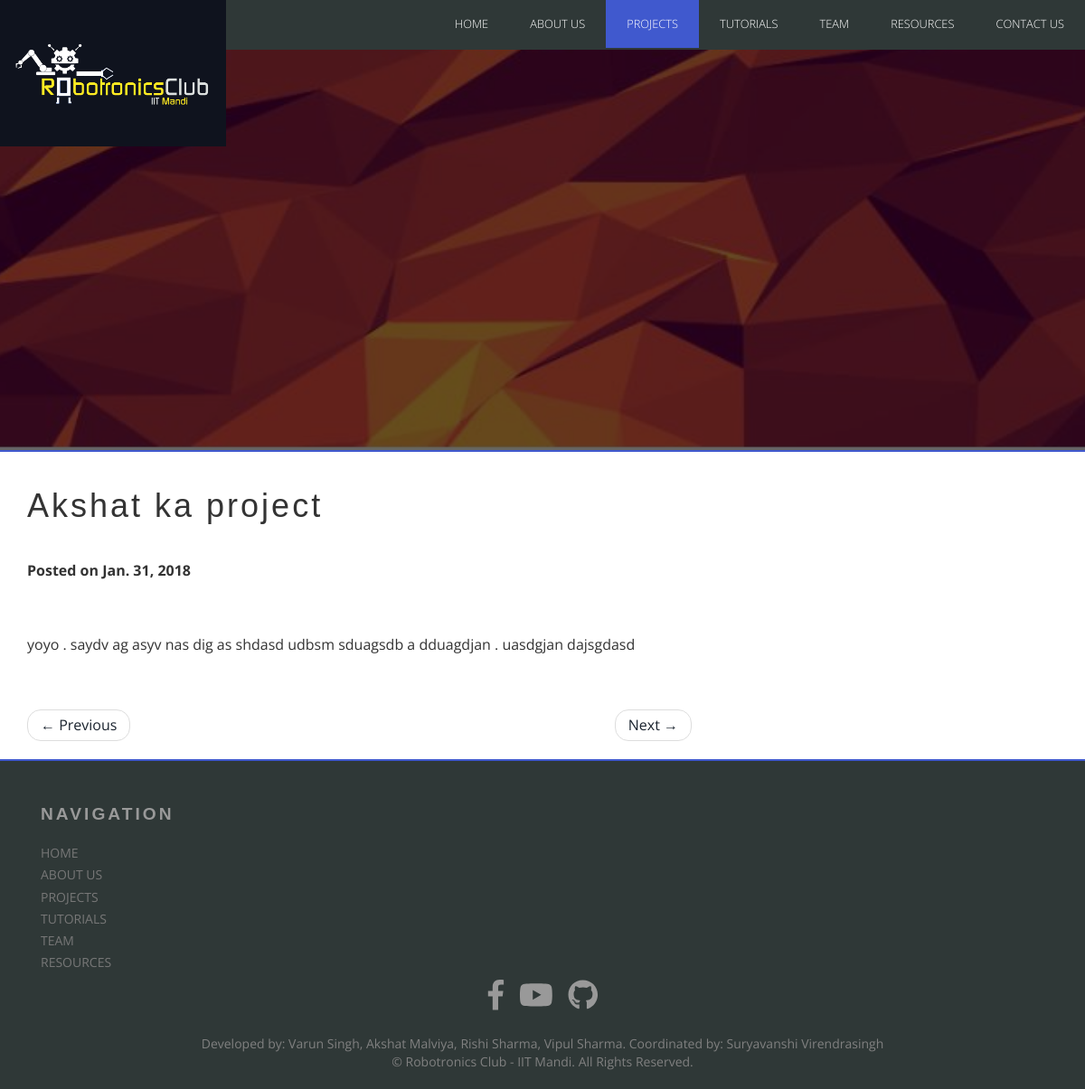
Screenshot of /project/2/ with the database file from the repository.
### robotronics/models.py (models this page shows, shortened)
class Project(models.Model):
    Title = models.CharField(max_length=200)
    text = models.TextField()
    date = models.DateField(default=datetime.date.today)

### robotronics/views.py (the view)
# urls.py: path('project/<int:project_id>/', views.proj, name='proj'),
def proj(request, project_id):
    proj = get_object_or_404(Project, id=project_id)
    previousp = Project.objects.filter(id__lt=project_id).last()
    nextp = Project.objects.filter(id__gt=project_id).first()
    return render(request, 'robotronics/postP.html', {'proj': proj, 'previousp': previousp, 'nextp': nextp})

### robotronics/templates/robotronics/postP.html (shortened to what this page needs)
{% extends 'robotronics/base.html' %}
{% block navbar %}
  <li><a href="{% url 'index' %}" class="scroll">Home</a></li>
  <li><a href="{% url 'about' %}">About Us</a></li>
  <li class="active"><a href="{% url 'project' %}">Projects</a></li>
  <li><a href="{% url 'tutorial' %}">Tutorials</a></li>
  <li><a href="{% url 'team' %}">Team</a></li>
  <li><a href="http://sntc.iitmandi.ac.in/inv_man">Resources</a></li>
  <li><a href="{% url 'contacts' %}">Contact Us</a></li>
{% endblock %}
{% block banner %}
  <h1>ROBOTRONICS CLUB</h1>
  <div class="clearfix"></div>
{% endblock %}
{% block content %}
<div class="container">
  <div class="row">
    <div class="col-lg-8">
      <h1 class="mt-4">{{ proj.Title }}</h1>
      <p><b>Posted on {{ proj.date }}</b></p>
      {{ proj.text }}
      <ul class="pager col-lg-12">
        {% if previousp %}
          <li class="previous"><a href="{% url 'proj' previousp.id %}">&larr; Previous</a></li>
        {% endif %}
        {% if nextp %}
          <li class="next"><a href="{% url 'proj' nextp.id %}">Next &rarr;</a></li>
        {% endif %}
      </ul>
    </div>
  </div>
</div>
{% endblock %}

### robotronics/static/robotronics/css/style.css (style rules this page uses)
html, body { font-family: 'Open Sans', sans-serif; font-size: 100%; background: #FFf; -webkit-font-smoothing: antialiased; height: 100%; }
body a { transition:0.5s all; -webkit-transition:0.5s all; -moz-transition:0.5s all; -o-transition:0.5s all; -ms-transition:0.5s all; }
h1,h2,h3,h4,h5,h6 { font-family: 'Montserrat', sans-serif; letter-spacing: 3px; margin:0; }
p { margin:0; }
ul { margin:0; padding:0; }
.top-nav ul li a { color: #FFF; padding: 1em 1.8em; font-size: 1em; font-weight: 400; text-align: center; text-transform: uppercase; position: relative; font-weight: 300; }
.top-nav ul li.active a, .top-nav ul li a:hover { color:#FFF; background-color: #4059ce; }
nav li { display: inline; float: left; position:relative; }
nav a { color: #fff; display: inline-block; text-align: center; text-decoration: none; line-height: 40px; }
.banner h1 { font-weight: 700; font-size: 3.0em; color: #FFF; text-transform: uppercase; width: 50%; display: inline-block; line-height: 1.3em; float:right; }
.container:after { content: "\0020"; display: block; height: 0; clear: both; visibility: hidden; }
.clearfix:before, .clearfix:after, .row:before, .row:after { content: '\0020'; display: block; overflow: hidden; visibility: hidden; width: 0; height: 0; }
.row:after, .clearfix:after { clear: both; }
.row, .clearfix { zoom: 1; }
@media (max-width:1280px) { .top-nav ul li a { padding: 0.5em 1.8em; font-size: 0.8em; } }
@media (max-width:1280px) { .banner h1 { font-size: 2.7em; } }

### rows the page displays
Project: Title "Akshat ka project", date "Jan. 31, 2018", text "yoyo . saydv ag asyv nas dig as shdasd udbsm sduagsdb a dduagdjan . uasdgjan dajsgdasd"
